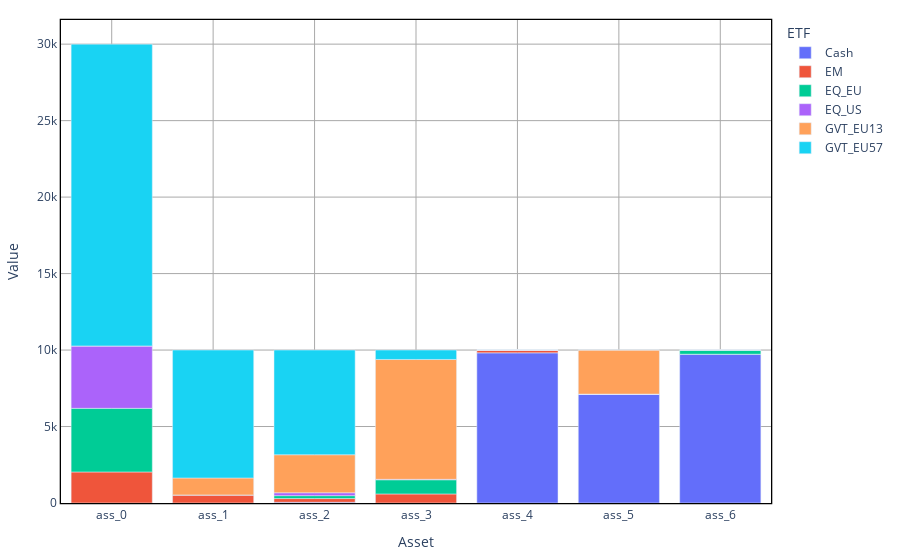
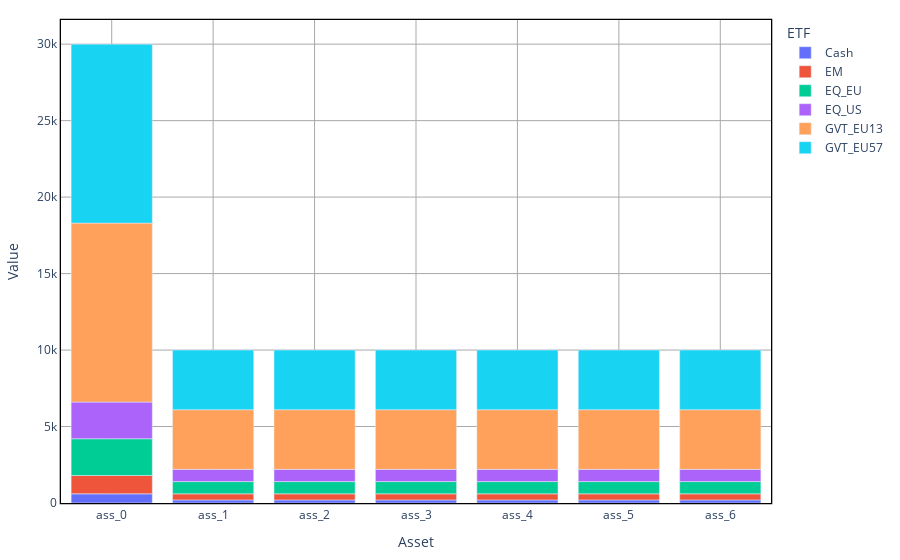

Write notebook code for charts like these, in order.
### Code cell
plt = ALMc.AssetSplitDetailsChart(problem, sol, "ETF")
plt.show()
plt = ALMc.AssetSplitDetailsChart(problem, sol_bah, "ETF")
plt.show()

### Figure 1 — Plotly figure (JSON) as saved in the notebook; plotly's stock layout.template omitted (floating-point values rounded to 4 significant figures)
{"data": [{"alignmentgroup": "True", "hovertemplate": "ETF=Cash<br>Asset=%{x}<br>Value=%{y}<extra></extra>", "legendgroup": "Cash", "marker": {"color": "#636efa"}, "name": "Cash", "offsetgroup": "Cash", "orientation": "v", "showlegend": true, "textposition": "auto", "type": "bar", "x": ["ass_0", "ass_1", "ass_2", "ass_3", "ass_4", "ass_5", "ass_6"], "xaxis": "x", "y": [0, 0, 47.46, 0, 9817.0, 7121.0, 9730.0], "yaxis": "y"}, {"alignmentgroup": "True", "hovertemplate": "ETF=EM<br>Asset=%{x}<br>Value=%{y}<extra></extra>", "legendgroup": "EM", "marker": {"color": "#EF553B"}, "name": "EM", "offsetgroup": "EM", "orientation": "v", "showlegend": true, "textposition": "auto", "type": "bar", "x": ["ass_0", "ass_1", "ass_2", "ass_3", "ass_4", "ass_5", "ass_6"], "xaxis": "x", "y": [2029.0, 528.7, 243.6, 591.7, 183.5, 0, 0], "yaxis": "y"}, {"alignmentgroup": "True", "hovertemplate": "ETF=EQ_EU<br>Asset=%{x}<br>Value=%{y}<extra></extra>", "legendgroup": "EQ_EU", "marker": {"color": "#00cc96"}, "name": "EQ_EU", "offsetgroup": "EQ_EU", "orientation": "v", "showlegend": true, "textposition": "auto", "type": "bar", "x": ["ass_0", "ass_1", "ass_2", "ass_3", "ass_4", "ass_5", "ass_6"], "xaxis": "x", "y": [4160.0, 0, 189.8, 926.4, 0, 0, 270.5], "yaxis": "y"}, {"alignmentgroup": "True", "hovertemplate": "ETF=EQ_US<br>Asset=%{x}<br>Value=%{y}<extra></extra>", "legendgroup": "EQ_US", "marker": {"color": "#ab63fa"}, "name": "EQ_US", "offsetgroup": "EQ_US", "orientation": "v", "showlegend": true, "textposition": "auto", "type": "bar", "x": ["ass_0", "ass_1", "ass_2", "ass_3", "ass_4", "ass_5", "ass_6"], "xaxis": "x", "y": [4079.0, 0, 189.8, 31.13, 0, 0, 0], "yaxis": "y"}, {"alignmentgroup": "True", "hovertemplate": "ETF=GVT_EU13<br>Asset=%{x}<br>Value=%{y}<extra></extra>", "legendgroup": "GVT_EU13", "marker": {"color": "#FFA15A"}, "name": "GVT_EU13", "offsetgroup": "GVT_EU13", "orientation": "v", "showlegend": true, "textposition": "auto", "type": "bar", "x": ["ass_0", "ass_1", "ass_2", "ass_3", "ass_4", "ass_5", "ass_6"], "xaxis": "x", "y": [0, 1107.0, 2485.0, 7835.0, 0, 2879.0, 0], "yaxis": "y"}, {"alignmentgroup": "True", "hovertemplate": "ETF=GVT_EU57<br>Asset=%{x}<br>Value=%{y}<extra></extra>", "legendgroup": "GVT_EU57", "marker": {"color": "#19d3f3"}, "name": "GVT_EU57", "offsetgroup": "GVT_EU57", "orientation": "v", "showlegend": true, "textposition": "auto", "type": "bar", "x": ["ass_0", "ass_1", "ass_2", "ass_3", "ass_4", "ass_5", "ass_6"], "xaxis": "x", "y": [19730.0, 8365.0, 6845.0, 616.1, 0, 0, 0], "yaxis": "y"}], "layout": {"barmode": "relative", "legend": {"title": {"text": "ETF"}, "tracegroupgap": 0}, "margin": {"b": 20, "l": 20, "r": 20, "t": 20}, "paper_bgcolor": "white", "plot_bgcolor": "white", "showlegend": true, "xaxis": {"anchor": "y", "domain": [0, 1], "gridcolor": "darkgray", "gridwidth": 1, "linecolor": "black", "linewidth": 1.3, "mirror": true, "showgrid": true, "showline": true, "title": {"text": "Asset"}}, "yaxis": {"anchor": "x", "domain": [0, 1], "gridcolor": "darkgray", "gridwidth": 1, "linecolor": "black", "linewidth": 1.3, "mirror": true, "showgrid": true, "showline": true, "title": {"text": "Value"}}}}

### Figure 2 — Plotly figure (JSON) as saved in the notebook; plotly's stock layout.template omitted (floating-point values rounded to 4 significant figures)
{"data": [{"alignmentgroup": "True", "hovertemplate": "ETF=Cash<br>Asset=%{x}<br>Value=%{y}<extra></extra>", "legendgroup": "Cash", "marker": {"color": "#636efa"}, "name": "Cash", "offsetgroup": "Cash", "orientation": "v", "showlegend": true, "textposition": "auto", "type": "bar", "x": ["ass_0", "ass_1", "ass_2", "ass_3", "ass_4", "ass_5", "ass_6"], "xaxis": "x", "y": [600, 200, 200, 200, 200, 200, 200], "yaxis": "y"}, {"alignmentgroup": "True", "hovertemplate": "ETF=EM<br>Asset=%{x}<br>Value=%{y}<extra></extra>", "legendgroup": "EM", "marker": {"color": "#EF553B"}, "name": "EM", "offsetgroup": "EM", "orientation": "v", "showlegend": true, "textposition": "auto", "type": "bar", "x": ["ass_0", "ass_1", "ass_2", "ass_3", "ass_4", "ass_5", "ass_6"], "xaxis": "x", "y": [1200, 400, 400, 400, 400, 400, 400], "yaxis": "y"}, {"alignmentgroup": "True", "hovertemplate": "ETF=EQ_EU<br>Asset=%{x}<br>Value=%{y}<extra></extra>", "legendgroup": "EQ_EU", "marker": {"color": "#00cc96"}, "name": "EQ_EU", "offsetgroup": "EQ_EU", "orientation": "v", "showlegend": true, "textposition": "auto", "type": "bar", "x": ["ass_0", "ass_1", "ass_2", "ass_3", "ass_4", "ass_5", "ass_6"], "xaxis": "x", "y": [2400, 800, 800, 800, 800, 800, 800], "yaxis": "y"}, {"alignmentgroup": "True", "hovertemplate": "ETF=EQ_US<br>Asset=%{x}<br>Value=%{y}<extra></extra>", "legendgroup": "EQ_US", "marker": {"color": "#ab63fa"}, "name": "EQ_US", "offsetgroup": "EQ_US", "orientation": "v", "showlegend": true, "textposition": "auto", "type": "bar", "x": ["ass_0", "ass_1", "ass_2", "ass_3", "ass_4", "ass_5", "ass_6"], "xaxis": "x", "y": [2400, 800, 800, 800, 800, 800, 800], "yaxis": "y"}, {"alignmentgroup": "True", "hovertemplate": "ETF=GVT_EU13<br>Asset=%{x}<br>Value=%{y}<extra></extra>", "legendgroup": "GVT_EU13", "marker": {"color": "#FFA15A"}, "name": "GVT_EU13", "offsetgroup": "GVT_EU13", "orientation": "v", "showlegend": true, "textposition": "auto", "type": "bar", "x": ["ass_0", "ass_1", "ass_2", "ass_3", "ass_4", "ass_5", "ass_6"], "xaxis": "x", "y": [11700, 3900, 3900, 3900, 3900, 3900, 3900], "yaxis": "y"}, {"alignmentgroup": "True", "hovertemplate": "ETF=GVT_EU57<br>Asset=%{x}<br>Value=%{y}<extra></extra>", "legendgroup": "GVT_EU57", "marker": {"color": "#19d3f3"}, "name": "GVT_EU57", "offsetgroup": "GVT_EU57", "orientation": "v", "showlegend": true, "textposition": "auto", "type": "bar", "x": ["ass_0", "ass_1", "ass_2", "ass_3", "ass_4", "ass_5", "ass_6"], "xaxis": "x", "y": [11700, 3900, 3900, 3900, 3900, 3900, 3900], "yaxis": "y"}], "layout": {"barmode": "relative", "legend": {"title": {"text": "ETF"}, "tracegroupgap": 0}, "margin": {"b": 20, "l": 20, "r": 20, "t": 20}, "paper_bgcolor": "white", "plot_bgcolor": "white", "showlegend": true, "xaxis": {"anchor": "y", "domain": [0, 1], "gridcolor": "darkgray", "gridwidth": 1, "linecolor": "black", "linewidth": 1.3, "mirror": true, "showgrid": true, "showline": true, "title": {"text": "Asset"}}, "yaxis": {"anchor": "x", "domain": [0, 1], "gridcolor": "darkgray", "gridwidth": 1, "linecolor": "black", "linewidth": 1.3, "mirror": true, "showgrid": true, "showline": true, "title": {"text": "Value"}}}}
